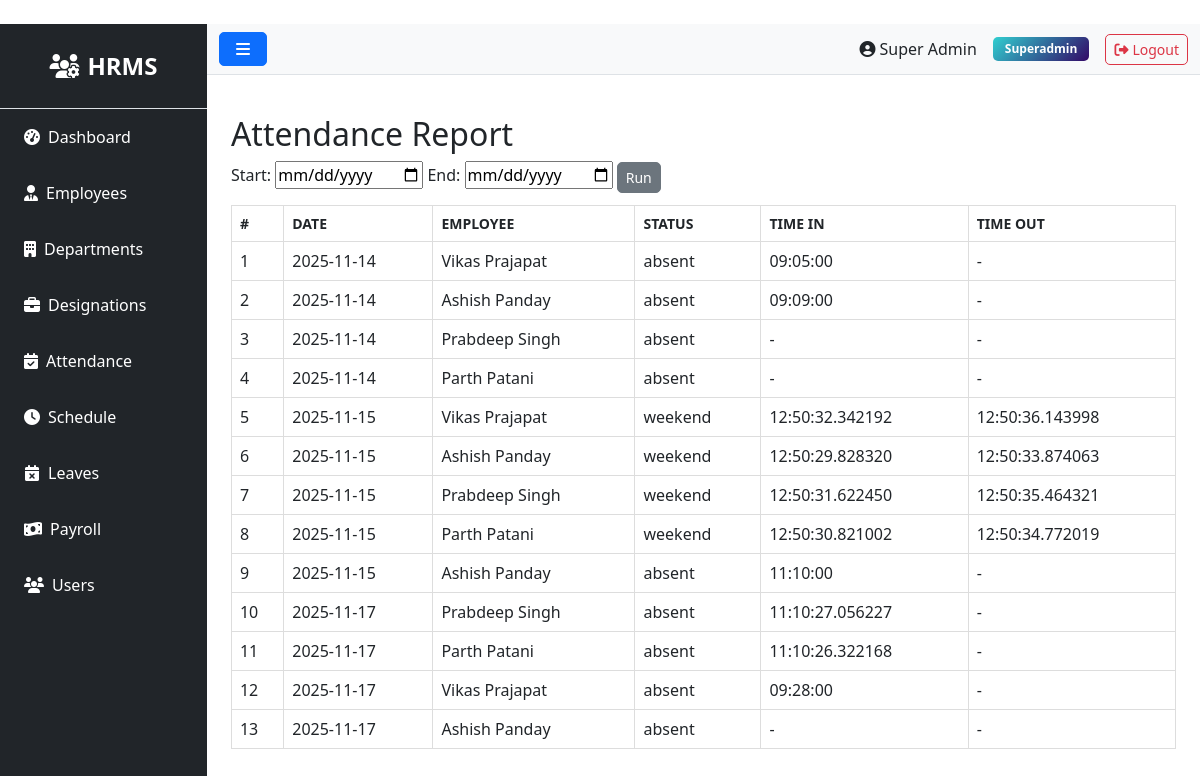
The page /attendance/report (signed in) on the database as committed earlier.
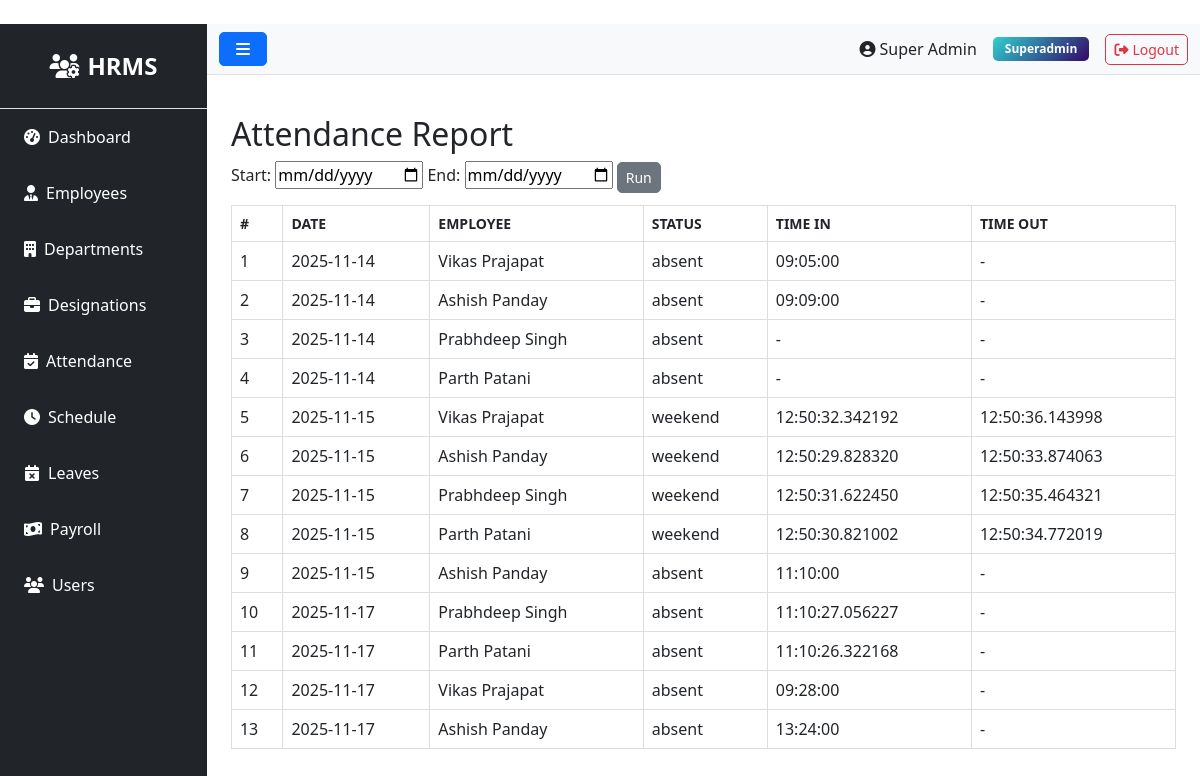
The same page on the database as committed later.
### models.py (models this page shows, shortened)
class Attendance(db.Model):
    __tablename__ = 'attendances'
    id = db.Column(db.Integer, primary_key=True)
    employee_id = db.Column(db.Integer, db.ForeignKey('employees.id'), nullable=False)
    date = db.Column(db.Date, nullable=False)
    time_in = db.Column(db.Time)
    time_out = db.Column(db.Time)
    status = db.Column(db.String(20))  # present, absent, holiday, weekend
    description = db.Column(db.Text)  # For holiday name or other notes
    created_at = db.Column(db.DateTime, default=datetime.utcnow)
    updated_at = db.Column(db.DateTime, default=datetime.utcnow, onupdate=datetime.utcnow)

class Employee(db.Model):
    __tablename__ = 'employees'
    id = db.Column(db.Integer, primary_key=True)
    department_id = db.Column(db.Integer, db.ForeignKey('departments.id'))
    designation_id = db.Column(db.Integer, db.ForeignKey('designations.id'))
    schedule_id = db.Column(db.Integer, db.ForeignKey('schedules.id'))
    firstname = db.Column(db.String(100), nullable=False)
    lastname = db.Column(db.String(100), nullable=False)
    unique_id = db.Column(db.String(50), unique=True)
    email = db.Column(db.String(100), unique=True)
    phone = db.Column(db.String(20))
    address = db.Column(db.Text)
    dob = db.Column(db.Date)
    gender = db.Column(db.String(10))
    religion = db.Column(db.String(50))
    marital = db.Column(db.String(20))
    image = db.Column(db.String(255))  # Store image filename
    status = db.Column(db.String(20), default='active')
    created_at = db.Column(db.DateTime, default=datetime.utcnow)
    updated_at = db.Column(db.DateTime, default=datetime.utcnow, onupdate=datetime.utcnow)
    attendances = db.relationship('Attendance', backref='employee', lazy=True, cascade='all, delete-orphan')
    checks = db.relationship('Check', backref='employee', lazy=True, cascade='all, delete-orphan')
    salary = db.relationship('Salary', backref='employee', uselist=False, cascade='all, delete-orphan')
    leaves = db.relationship('Leave', backref='employee', lazy=True, cascade='all, delete-orphan')
    late_times = db.relationship('LateTime', backref='employee', lazy=True, cascade='all, delete-orphan')
    over_times = db.relationship('OverTime', backref='employee', lazy=True, cascade='all, delete-orphan')
    payrolls = db.relationship('Payroll', backref='employee', lazy=True, cascade='all, delete-orphan')

### routes/attendance.py (the view)
@bp.route('/report')
@login_required
def report():
    if not current_user.is_authenticated or current_user.role.name not in ['superadmin', 'admin', 'moderator', 'hr']:
        flash('Access denied', 'danger')
        return redirect(url_for('auth.login'))
    start_date = request.args.get('start_date')
    end_date = request.args.get('end_date')
    query = Attendance.query
    if start_date and end_date:
        query = query.filter(Attendance.date.between(start_date, end_date))
    attendances = query.all()
    return render_template('admin/attendance/report.html', attendances=attendances)

### app.py (called while the page is built)
@login_manager.user_loader
def load_user(user_id):
    try:
        return db.session.get(User, int(user_id))
    except Exception as e:
        app.logger.error(f'Error loading user {user_id}: {str(e)}')
        return None

@app.context_processor
def inject_user():
    pending_leaves = 0
    try:
        if current_user.is_authenticated and getattr(current_user, 'role', None) and current_user.role.name in ['superadmin', 'admin', 'hr']:
            from models import Leave
            pending_leaves = Leave.query.filter_by(status='pending').count()
    except Exception:
        pending_leaves = 0
    return dict(current_user=current_user, pending_leaves=pending_leaves)

### templates/admin/attendance/report.html (shortened to what this page needs)
﻿{% extends "base.html" %}
{% block content %}
<h2>Attendance Report</h2>
<form method="get" action="{{ url_for('attendance.report') }}" style="margin-bottom:12px;">
	<label for="start_date">Start:</label>
	<input type="date" id="start_date" name="start_date" value="{{ request.args.get('start_date','') }}">
	<label for="end_date">End:</label>
	<input type="date" id="end_date" name="end_date" value="{{ request.args.get('end_date','') }}">
	<button class="btn btn-sm btn-secondary" type="submit">Run</button>
</form>
<table class="table" style="width:100%; border-collapse: collapse;">
	<thead>
		<tr>
			<th style="border:1px solid #ddd;padding:8px;">#</th>
			<th style="border:1px solid #ddd;padding:8px;">Date</th>
			<th style="border:1px solid #ddd;padding:8px;">Employee</th>
			<th style="border:1px solid #ddd;padding:8px;">Status</th>
			<th style="border:1px solid #ddd;padding:8px;">Time In</th>
			<th style="border:1px solid #ddd;padding:8px;">Time Out</th>
		</tr>
	</thead>
	<tbody>
		{% if attendances %}
			{% for a in attendances %}
				<tr>
					<td style="border:1px solid #ddd;padding:8px;">{{ loop.index }}</td>
					<td style="border:1px solid #ddd;padding:8px;">{{ a.date }}</td>
					<td style="border:1px solid #ddd;padding:8px;">{{ a.employee.firstname }} {{ a.employee.lastname }}</td>
					<td style="border:1px solid #ddd;padding:8px;">{{ a.status or 'present' }}</td>
					<td style="border:1px solid #ddd;padding:8px;">{{ a.time_in or '-' }}</td>
					<td style="border:1px solid #ddd;padding:8px;">{{ a.time_out or '-' }}</td>
				</tr>
			{% endfor %}
		{% else %}
			<tr><td colspan="6" style="padding:8px;">No records found for the selected range.</td></tr>
		{% endif %}
	</tbody>
</table>
{% endblock %}

Rows that differ between the two databases and show on the page:
changed through a linked row, Attendance (number 3 of 13 on the later page): employee.firstname "Prabdeep" → "Prabhdeep"
changed through a linked row, Attendance (number 7 of 13 on the later page): employee.firstname "Prabdeep" → "Prabhdeep"
changed through a linked row, Attendance (number 10 of 13 on the later page): employee.firstname "Prabdeep" → "Prabhdeep"
changed Attendance (number 13 of 13 on the later page): time_in "-" → "13:24:00"
